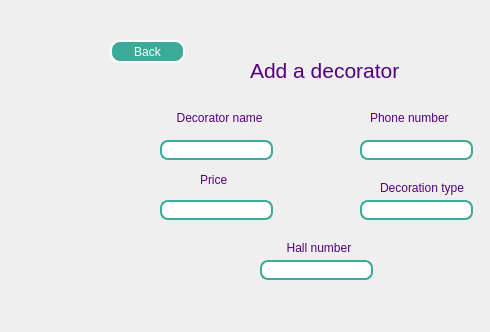
    <widget class="QWidget" name="AddDecorator">
     <widget class="QLineEdit" name="type_decoration_line_2">
      <property name="geometry">
       <rect>
        <x>360</x>
        <y>200</y>
        <width>113</width>
        <height>20</height>
       </rect>
      </property>
      <property name="styleSheet">
       <string notr="true">QLineEdit{
	border: 2px solid rgb(60,170,153);
	border-radius: 8px;
	padding-left: 20px;
	padding-right: 20px;
	background-color: rgb(255,255,255);
}

QLineEdit:hover{
	border: 2px solid rgb(60,170,153);
}

QLineEdit:focused{
	border: 2px solid rgb(60,170,153);
	color: #A0A0A0;
}</string>
      </property>
     </widget>
     <widget class="QLineEdit" name="number_line_4">
      <property name="geometry">
       <rect>
        <x>360</x>
        <y>140</y>
        <width>113</width>
        <height>20</height>
       </rect>
      </property>
      <property name="styleSheet">
       <string notr="true">QLineEdit{
	border: 2px solid rgb(60,170,153);
	border-radius: 8px;
	padding-left: 20px;
	padding-right: 20px;
	background-color: rgb(255,255,255);
}

QLineEdit:hover{
	border: 2px solid rgb(60,170,153);
}

QLineEdit:focused{
	border: 2px solid rgb(60,170,153);
	color: #A0A0A0;
}</string>
      </property>
     </widget>
     <widget class="QLabel" name="price_label_4">
      <property name="geometry">
       <rect>
        <x>200</x>
        <y>170</y>
        <width>31</width>
        <height>20</height>
       </rect>
      </property>
      <property name="styleSheet">
       <string notr="true">color: rgb(85, 0, 127);
</string>
      </property>
      <property name="text">
       <string>Price</string>
      </property>
     </widget>
     <widget class="QPushButton" name="BackButton_5">
      <property name="geometry">
       <rect>
        <x>110</x>
        <y>40</y>
        <width>75</width>
        <height>23</height>
       </rect>
      </property>
      <property name="styleSheet">
       <string notr="true">border-radius: 10px;
border-width : 2px;
border-style : outset;
background-color:rgb(60,170,153);
color : white</string>
      </property>
      <property name="text">
       <string>Back</string>
      </property>
     </widget>
     <widget class="QLabel" name="number_label_5">
      <property name="geometry">
       <rect>
        <x>370</x>
        <y>110</y>
        <width>111</width>
        <height>16</height>
       </rect>
      </property>
      <property name="styleSheet">
       <string notr="true">color: rgb(85, 0, 127);
</string>
      </property>
      <property name="text">
       <string>Phone number</string>
      </property>
     </widget>
     <widget class="QLabel" name="type_decoration_label_2">
      <property name="geometry">
       <rect>
        <x>380</x>
        <y>180</y>
        <width>101</width>
        <height>16</height>
       </rect>
      </property>
      <property name="styleSheet">
       <string notr="true">color: rgb(85, 0, 127);
</string>
      </property>
      <property name="text">
       <string>Decoration type</string>
      </property>
     </widget>
     <widget class="QPushButton" name="AddButton_2">
      <property name="geometry">
       <rect>
        <x>280</x>
        <y>300</y>
        <width>75</width>
        <height>23</height>
       </rect>
      </property>
      <property name="styleSheet">
       <string notr="true">background-color : transparent;
border-image: url(://Img/add.png);
background: none;
border: none;
background-repeat : none;

</string>
      </property>
      <property name="text">
       <string/>
      </property>
     </widget>
     <widget class="QLineEdit" name="price_line_4">
      <property name="geometry">
       <rect>
        <x>160</x>
        <y>200</y>
        <width>113</width>
        <height>20</height>
       </rect>
      </property>
      <property name="styleSheet">
       <string notr="true">QLineEdit{
	border: 2px solid rgb(60,170,153);
	border-radius: 8px;
	padding-left: 20px;
	padding-right: 20px;
	background-color: rgb(255,255,255);
}

QLineEdit:hover{
	border: 2px solid rgb(60,170,153);
}

QLineEdit:focused{
	border: 2px solid rgb(60,170,153);
	color: #A0A0A0;
}</string>
      </property>
     </widget>
     <widget class="QLabel" name="decorator_name_label_2">
      <property name="geometry">
       <rect>
        <x>170</x>
        <y>110</y>
        <width>111</width>
        <height>16</height>
       </rect>
      </property>
      <property name="styleSheet">
       <string notr="true">color: rgb(85, 0, 127);
</string>
      </property>
      <property name="text">
       <string>  Decorator name</string>
      </property>
     </widget>
     <widget class="QLineEdit" name="decorator_name_line_2">
      <property name="geometry">
       <rect>
        <x>160</x>
        <y>140</y>
        <width>113</width>
        <height>20</height>
       </rect>
      </property>
      <property name="styleSheet">
       <string notr="true">QLineEdit{
	border: 2px solid rgb(60,170,153);
	border-radius: 8px;
	padding-left: 20px;
	padding-right: 20px;
	background-color: rgb(255,255,255);
}

QLineEdit:hover{
	border: 2px solid rgb(60,170,153);
}

QLineEdit:focused{
	border: 2px solid rgb(60,170,153);
	color: #A0A0A0;
}</string>
      </property>
     </widget>
     <widget class="QLabel" name="title_3">
      <property name="geometry">
       <rect>
        <x>250</x>
        <y>60</y>
        <width>151</width>
        <height>21</height>
       </rect>
      </property>
      <property name="styleSheet">
       <string notr="true">color: rgb(85, 0, 127);
font : 16pt;
</string>
      </property>
      <property name="text">
       <string>Add a decorator</string>
      </property>
     </widget>
     <widget class="QLineEdit" name="hall_id_line">
      <property name="geometry">
       <rect>
        <x>260</x>
        <y>260</y>
        <width>113</width>
        <height>20</height>
       </rect>
      </property>
      <property name="styleSheet">
       <string notr="true">QLineEdit{
	border: 2px solid rgb(60,170,153);
	border-radius: 8px;
	padding-left: 20px;
	padding-right: 20px;
	background-color: rgb(255,255,255);
}

QLineEdit:hover{
	border: 2px solid rgb(60,170,153);
}

QLineEdit:focused{
	border: 2px solid rgb(60,170,153);
	color: #A0A0A0;
}</string>
      </property>
     </widget>
     <widget class="QLabel" name="hall_id_label">
      <property name="geometry">
       <rect>
        <x>270</x>
        <y>240</y>
        <width>101</width>
        <height>16</height>
       </rect>
      </property>
      <property name="styleSheet">
       <string notr="true">color: rgb(85, 0, 127);
</string>
      </property>
      <property name="text">
       <string>     Hall number</string>
      </property>
     </widget>
    </widget>
